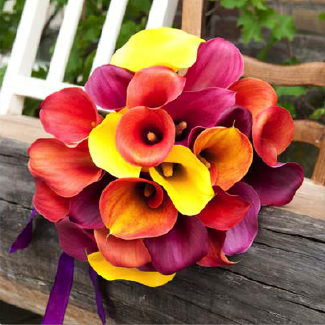
#> input picture img/07_flower.png, 325 x 325 px
$ python 07_filter_vignette_interactive.py
#> lines starting #> are read from the running program, lines starting #| are printed output that depends on the picture
import cv2
import numpy as np

# Load the image
img = cv2.imread('img/07_flower.png')
#> img is the input picture: shape (325, 325, 3); mean B, G, R 75.1, 95.3, 152.4
img = cv2.resize(img, (600, 400))
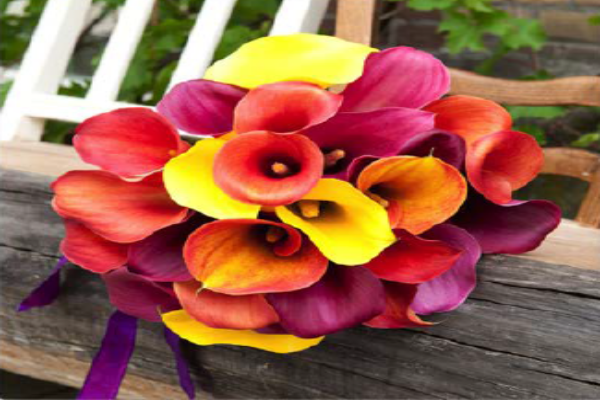
#> img: shape (400, 600, 3); mean B, G, R 75, 95.2, 152.3
rows, cols = img.shape[:2]
#> rows = 400; cols = 600

# Callback for trackbar
def nothing(x):
    pass

# Create window and trackbar
cv2.namedWindow('Vignette Interactive')
cv2.createTrackbar('Sigma', 'Vignette Interactive', 10, 300, nothing)

while True:
    sigma = cv2.getTrackbarPos('Sigma', 'Vignette Interactive')
    sigma = max(1, sigma)  # prevent division by zero or too small

    # Generate Gaussian kernels
    kernel_x = cv2.getGaussianKernel(cols, sigma)
    kernel_y = cv2.getGaussianKernel(rows, sigma)
    kernel = kernel_y * kernel_x.T

    # Normalize the mask to [0, 1]
    mask = kernel / np.max(kernel)

    # Apply the mask to all 3 channels
    output = np.copy(img)
    for i in range(3):
        output[:, :, i] = output[:, :, i] * mask
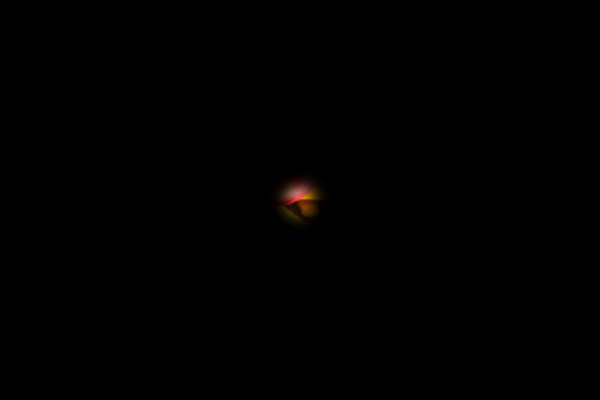
#> output: shape (400, 600, 3); mean B, G, R 0.1, 0.3, 0.5

    output = np.clip(output, 0, 255).astype(np.uint8)

    # Show result
    cv2.imshow('Vignette Interactive', output)

    # Exit on ESC
    key = cv2.waitKey(10) & 0xFF
#> (key Esc is pressed here)
    if key == 27:
        break

cv2.destroyAllWindows()

$ run again, with img/03_train.png copied over img/07_flower.png
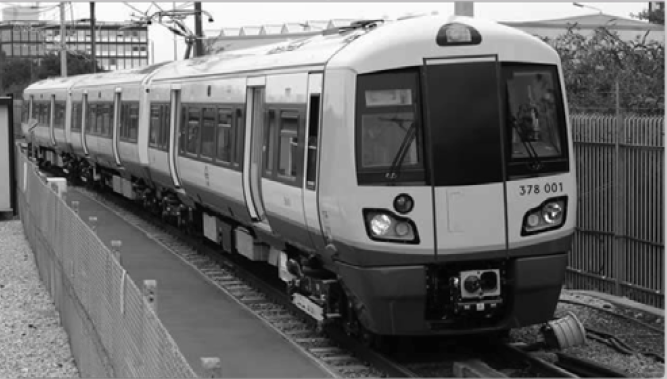
#> input picture img/03_train.png, 667 x 379 px
#> img is the input picture: shape (379, 667, 3); mean B, G, R 104.6, 104.6, 104.6
#> `img = cv2.resize(img, (600, 400))`:
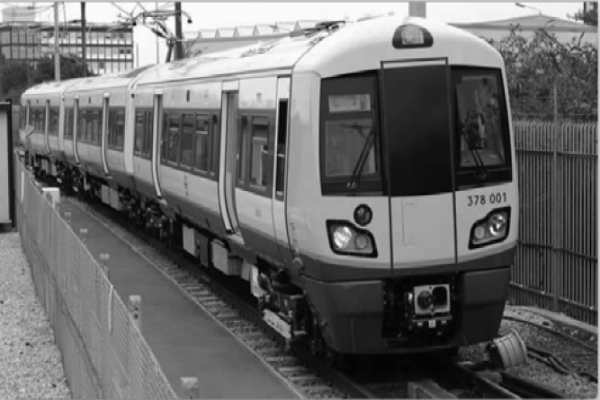
#> img: shape (400, 600, 3); mean B, G, R 104.5, 104.5, 104.5
#> after the loop `for i in range(3):`:
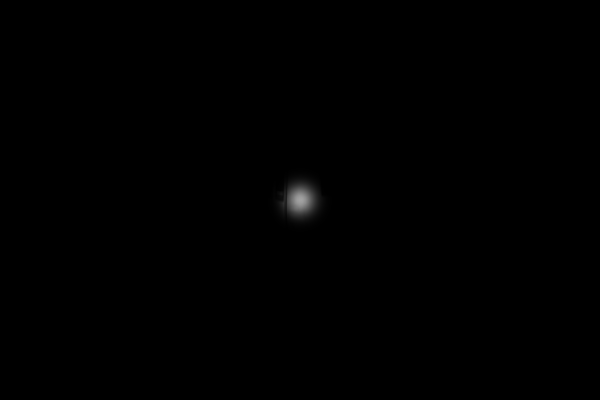
#> output: shape (400, 600, 3); mean B, G, R 0.4, 0.4, 0.4
